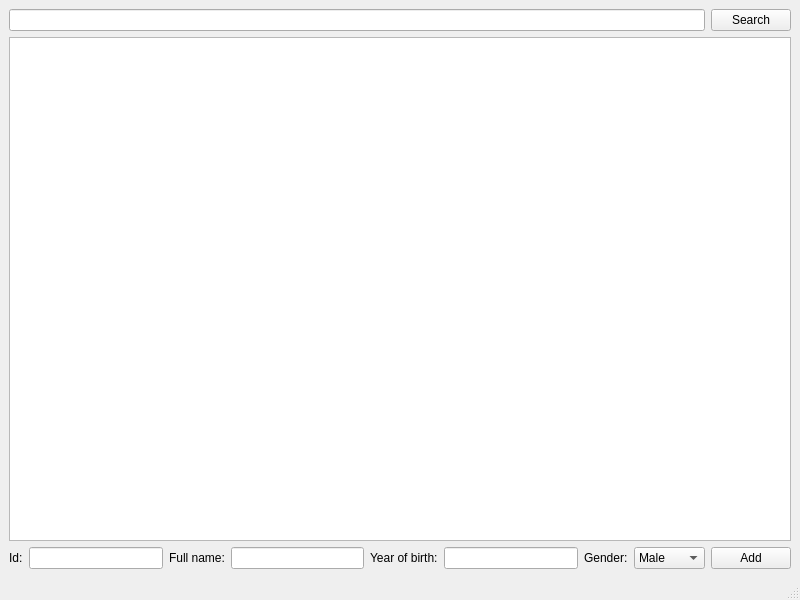
<?xml version="1.0" encoding="UTF-8"?>
<ui version="4.0">
 <class>MainWindow</class>
 <widget class="QMainWindow" name="MainWindow">
  <property name="geometry">
   <rect>
    <x>0</x>
    <y>0</y>
    <width>800</width>
    <height>600</height>
   </rect>
  </property>
  <property name="windowTitle">
   <string>MainWindow</string>
  </property>
  <widget class="QWidget" name="centralwidget">
   <layout class="QVBoxLayout" name="verticalLayout">
    <item>
     <layout class="QHBoxLayout" name="horizontalLayout">
      <item>
       <widget class="QLineEdit" name="editSearch"/>
      </item>
      <item>
       <widget class="QPushButton" name="buttonSearch">
        <property name="text">
         <string>Search</string>
        </property>
       </widget>
      </item>
     </layout>
    </item>
    <item>
     <widget class="MyTextBrowser" name="textBrowser"/>
    </item>
    <item>
     <layout class="QHBoxLayout" name="horizontalLayout_2">
      <item>
       <widget class="QLabel" name="label">
        <property name="text">
         <string>Id:</string>
        </property>
       </widget>
      </item>
      <item>
       <widget class="QLineEdit" name="editId"/>
      </item>
      <item>
       <widget class="QLabel" name="label_2">
        <property name="text">
         <string>Full name:</string>
        </property>
       </widget>
      </item>
      <item>
       <widget class="QLineEdit" name="editFullName"/>
      </item>
      <item>
       <widget class="QLabel" name="label_3">
        <property name="text">
         <string>Year of birth:</string>
        </property>
       </widget>
      </item>
      <item>
       <widget class="QLineEdit" name="editYearOfBirth"/>
      </item>
      <item>
       <widget class="QLabel" name="label_4">
        <property name="text">
         <string>Gender:</string>
        </property>
       </widget>
      </item>
      <item>
       <widget class="QComboBox" name="comboGender">
        <item>
         <property name="text">
          <string>Male</string>
         </property>
        </item>
        <item>
         <property name="text">
          <string>Female</string>
         </property>
        </item>
       </widget>
      </item>
      <item>
       <widget class="QPushButton" name="buttonAdd">
        <property name="text">
         <string>Add</string>
        </property>
       </widget>
      </item>
     </layout>
    </item>
   </layout>
  </widget>
  <widget class="QMenuBar" name="menubar">
   <property name="geometry">
    <rect>
     <x>0</x>
     <y>0</y>
     <width>800</width>
     <height>21</height>
    </rect>
   </property>
  </widget>
  <widget class="QStatusBar" name="statusbar"/>
 </widget>
 <customwidgets>
  <customwidget>
   <class>MyTextBrowser</class>
   <extends>QTextBrowser</extends>
   <header>mytextbrowser.h</header>
  </customwidget>
 </customwidgets>
 <resources/>
 <connections>
  <connection>
   <sender>buttonSearch</sender>
   <signal>clicked()</signal>
   <receiver>MainWindow</receiver>
   <slot>searchEmploye()</slot>
   <hints>
    <hint type="sourcelabel">
     <x>760</x>
     <y>39</y>
    </hint>
    <hint type="destinationlabel">
     <x>648</x>
     <y>25</y>
    </hint>
   </hints>
  </connection>
  <connection>
   <sender>buttonAdd</sender>
   <signal>clicked()</signal>
   <receiver>MainWindow</receiver>
   <slot>addEmploye()</slot>
   <hints>
    <hint type="sourcelabel">
     <x>743</x>
     <y>556</y>
    </hint>
    <hint type="destinationlabel">
     <x>710</x>
     <y>573</y>
    </hint>
   </hints>
  </connection>
 </connections>
 <slots>
  <slot>searchEmploye()</slot>
  <slot>addEmploye()</slot>
 </slots>
</ui>
